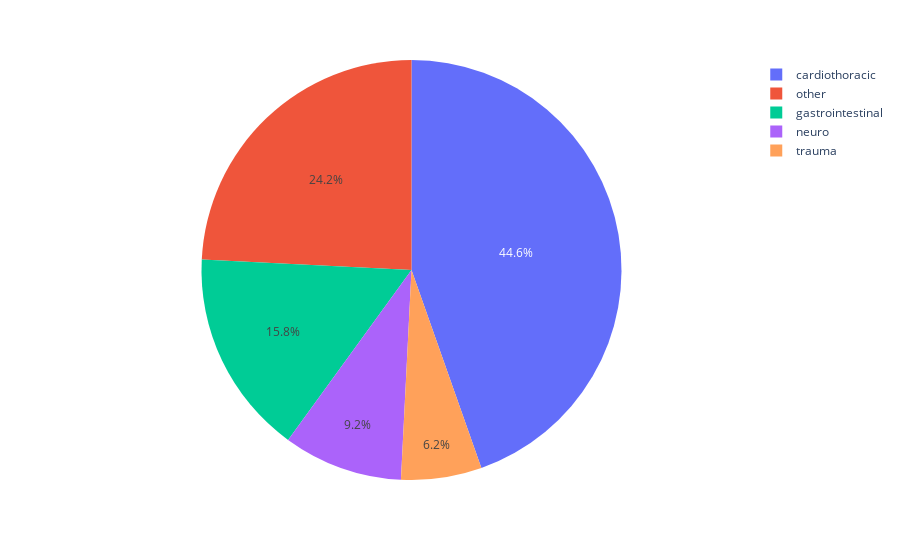

Source (notebook cell):
### Code cell
# icu["surgery"].value_counts().plot.pie()
# plt.pie(x=seri.values, labels=seri.index, autopct='%.2f')
px.pie(names=seri.index, values=seri.values)

### Figure 1 — Plotly figure (JSON) as saved in the notebook; plotly's stock layout.template omitted (floating-point values rounded to 4 significant figures)
{"data": [{"domain": {"x": [0, 1], "y": [0, 1]}, "hovertemplate": "label=%{label}<br>value=%{value}<extra></extra>", "labels": ["cardiothoracic", "other", "gastrointestinal", "neuro", "trauma"], "legendgroup": "", "name": "", "showlegend": true, "type": "pie", "values": [223, 121, 79, 46, 31]}], "layout": {"autosize": true, "legend": {"tracegroupgap": 0}, "margin": {"t": 60}}}
